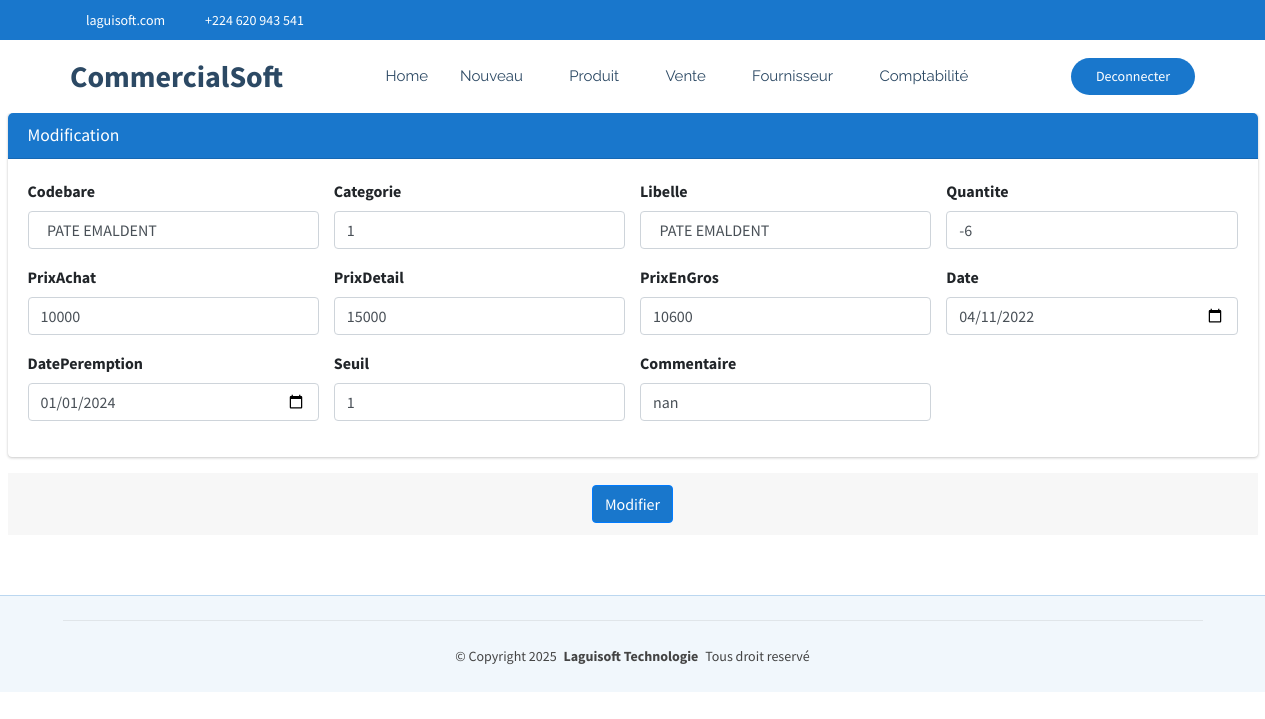
Page /commerce/produit/modification/2549/ (signed in) on the earlier database version.
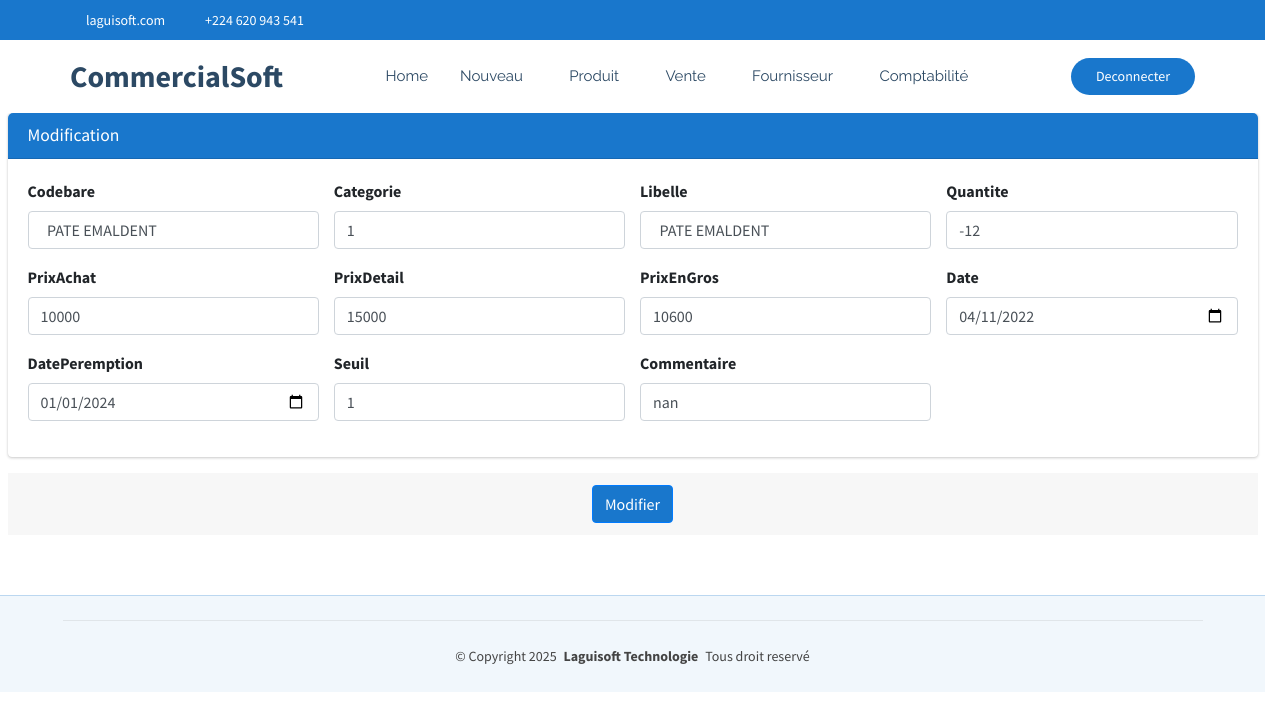
Same page on the later database version.
### CommercialSoft/models.py (models this page shows, shortened)
class Produit(models.Model):
    codebare=models.CharField(max_length=100, unique=True, null=True, blank=True)
    categorie=models.ForeignKey(Categorie, on_delete=models.SET_NULL, null=True, blank=True)
    libelle=models.CharField(max_length=60, unique=True)
    quantite=models.IntegerField()
    prixAchat=models.DecimalField(max_digits=30, decimal_places=0)
    prixEnGros=models.DecimalField(max_digits=30, decimal_places=0)
    prixDetail=models.DecimalField(max_digits=30, decimal_places=0)
    date=models.DateField(default=timezone.now)
    datePeremption=models.DateField(default=timezone.now)
    seuil=models.PositiveIntegerField(default=0)
    commentaire=models.CharField(max_length=60, null=True, blank=True)
    quantiteTotal=models.PositiveBigIntegerField(default=0)

### CommercialSoft/views.py (the view)
# urls.py: path('produit/modification/<int:pk>/', views.produit_edit,name="commerce_produitEdit"),
@login_required
@user_passes_test(est_administrateur, est_gestionnaire)
def produit_edit(request, pk):
    produit = get_object_or_404(Produit, pk=pk)
    if request.method == "POST":
        form = ProduitForm(request.POST, instance=produit)
        if form.is_valid():
            form.save()
            messages.success(request, "Produit mise à jour avec succès!")
            return redirect('commerce_produit')
        else:
            messages.error(request, "Erreur lors de la mise à jour de la produit.")
    else:
        form = ProduitForm(instance=produit)
    return render(request, 'CommercialSoft/modification.html', {'form': form})

### CommercialSoft/forms.py
class ProduitForm(forms.ModelForm):
    class Meta:
        model = Produit
        fields = ['codebare','categorie','libelle','quantite','prixAchat','prixDetail','prixEnGros','date','datePeremption','seuil','commentaire']
        widgets = {
            'codebare': forms.TextInput(attrs={'class': 'form-control'}),
            'categorie': forms.Select(attrs={'class': 'form-control'}),
            'libelle': forms.TextInput(attrs={'class': 'form-control'}),
            'quantite': forms.NumberInput(attrs={'class': 'form-control'}),
            'prixAchat': forms.NumberInput(attrs={'class': 'form-control'}),
            'prixDetail': forms.NumberInput(attrs={'class': 'form-control'}),
            'prixEnGros': forms.NumberInput(attrs={'class': 'form-control'}),
            'date': forms.DateInput(attrs={'class': 'form-control', 'type': 'date'}),
            'datePeremption': forms.DateInput(attrs={'class': 'form-control', 'type': 'date'}),
            'seuil': forms.NumberInput(attrs={'class': 'form-control'}),
            'commentaire': forms.TextInput(attrs={'class': 'form-control'}),
        }

### CommercialSoft/models.py (called while the page is built)
    def __str__(self):
        return self.nom

### CommercialSoft/templates/CommercialSoft/modification.html (shortened to what this page needs)
{% extends "CommercialSoft/starter-page.html" %}
{% load static %}
{% block css %}
    <link rel="stylesheet" href="{% static 'autre/plugins/fontawesome-free/css/all.min.css' %}">
    <link rel="stylesheet" href="https://code.ionicframework.com/ionicons/2.0.1/css/ionicons.min.css">
  <link rel="stylesheet" href="{% static 'autre/plugins/sweetalert2-theme-bootstrap-4/bootstrap-4.min.css' %}">
    <link rel="stylesheet" href="{% static 'autre/dist/css/adminlte.min.css' %}">
    <link rel="stylesheet" href="{% static 'autre/plugins/toastr/toastr.min.css' %}">
{% endblock %}
{% block corp %}
<section class="content pt-0">
  <div class="container-fluid">
    <div class="row">
      <div class="col-md-12">
        <div class="card card-primary">
          <div class="card-header">
            <h3 class="card-title">Modification</h3>
          </div>
          <form role="form" action="" class="form-horizontal" method="post">
            <div class="card-body">
              <div class="row justify-content-center">
                  {% for field in form %}
                  <div class="col-md-3">
                      <div class="form-group">
                          <label class="form-label">{{ field.label }}</label>
                          {{ field }}
                      </div>
                  </div>
                  {% if forloop.counter|divisibleby:4 %}
                  </div><div class="row">
                  {% endif %}
                  {% endfor %}
              </div>
          </div>
            </div>
            <div class="card-footer text-center">
              <button type="submit" class="btn btn-primary">Modifier</button>
            </div>
        </div>
      </div>
    </div>
</section>
  {% endblock %}

Differences in the rows shown:
changed Produit "PATE EMALDENT": quantite "-6" → "-12"
